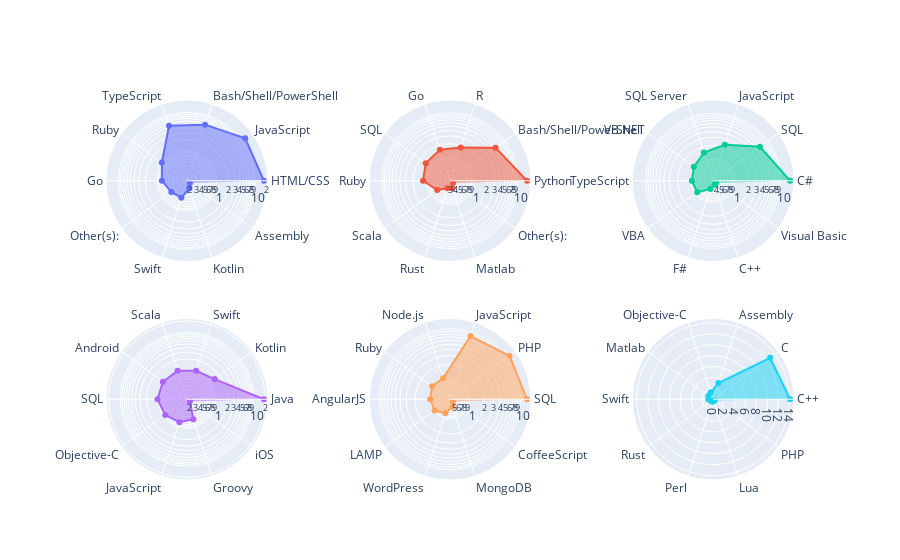

Here is the notebook cell this chart was saved with:
### Code cell
"""Plot the most significant programming languages for each user group"""

from plotly.subplots import make_subplots
import plotly.graph_objects as go

fig = make_subplots(rows=2, cols=3)
fig = make_subplots(
    rows=2, cols=3,
    specs=[[{"type": "polar"}, {"type": "polar"}, {"type": "polar"}],
           [{"type": "polar"}, {"type": "polar"}, {"type": "polar"}]],
)

for i in range(6):
    for_polar = types[i].nlargest(10)
    x = (i % 3 + 1)
    y = (int(i / 3) + 1)
    fig.add_trace(
        go.Scatterpolar(
            r=for_polar,
            theta=list(for_polar.index),
            fill='toself',
            mode="lines+markers+text",
            subplot="polar2"
        ),
        row=y, col=x
    )

#Apparently these can be formatted by 
subaxes = ["polar{}".format(i) if i != 0 else "polar" for i in range(6)]
fig.update_layout(
    {subax: dict(
        radialaxis=dict(
            visible=True,
            type="log"
        ),
    ) for subax in subaxes}
)

fig.update_layout(
    showlegend=False
)

fig.show()

### Figure 1 — Plotly figure (JSON) as saved in the notebook; plotly's stock layout.template omitted (floating-point values rounded to 4 significant figures)
{"data": [{"fill": "toself", "mode": "lines+markers+text", "r": [16.84, 12.55, 5.713, 5.339, 1.066, 0.7457, 0.528, 0.4842, 0.2697, 0.2089], "subplot": "polar", "theta": ["HTML/CSS", "JavaScript", "Bash/Shell/PowerShell", "TypeScript", "Ruby", "Go", "Other(s):", "Swift", "Kotlin", "Assembly"], "type": "scatterpolar"}, {"fill": "toself", "mode": "lines+markers+text", "r": [16.0, 5.453, 1.8, 1.594, 1.39, 1.189, 0.6669, 0.4444, 0.4403, 0.3563], "subplot": "polar2", "theta": ["Python", "Bash/Shell/PowerShell", "R", "Go", "SQL", "Ruby", "Scala", "Rust", "Matlab", "Other(s):"], "type": "scatterpolar"}, {"fill": "toself", "mode": "lines+markers+text", "r": [16.17, 6.167, 2.254, 1.483, 1.103, 0.9693, 0.8994, 0.5135, 0.4103, 0.4012], "subplot": "polar3", "theta": ["C#", "SQL", "JavaScript", "SQL Server", "VB.NET", "TypeScript", "VBA", "F#", "C++", "Visual Basic"], "type": "scatterpolar"}, {"fill": "toself", "mode": "lines+markers+text", "r": [18.65, 1.385, 1.062, 1.06, 1.047, 1.032, 0.876, 0.7513, 0.6171, 0.2167], "subplot": "polar4", "theta": ["Java", "Kotlin", "Swift", "Scala", "Android", "SQL", "Objective-C", "JavaScript", "Groovy", "iOS"], "type": "scatterpolar"}, {"fill": "toself", "mode": "lines+markers+text", "r": [13.57, 11.67, 8.406, 1.125, 1.123, 1.012, 0.9757, 0.8072, 0.5941, 0.4877], "subplot": "polar5", "theta": ["SQL", "PHP", "JavaScript", "Node.js", "Ruby", "AngularJS", "LAMP", "WordPress", "MongoDB", "CoffeeScript"], "type": "scatterpolar"}, {"fill": "toself", "mode": "lines+markers+text", "r": [14.1, 12.9, 3.11, 1.334, 1.065, 0.8897, 0.5013, 0.4576, 0.3909, 0.3583], "subplot": "polar6", "theta": ["C++", "C", "Assembly", "Objective-C", "Matlab", "Swift", "Rust", "Perl", "Lua", "PHP"], "type": "scatterpolar"}], "layout": {"autosize": true, "polar": {"angularaxis": {"type": "category"}, "domain": {"x": [0, 0.2889], "y": [0.575, 1]}, "radialaxis": {"autorange": true, "range": [-0.8234, 1.37], "type": "log", "visible": true}}, "polar2": {"angularaxis": {"type": "category"}, "domain": {"x": [0.3556, 0.6444], "y": [0.575, 1]}, "radialaxis": {"autorange": true, "range": [-0.5724, 1.328], "type": "log", "visible": true}}, "polar3": {"angularaxis": {"type": "category"}, "domain": {"x": [0.7111, 1], "y": [0.575, 1]}, "radialaxis": {"autorange": true, "range": [-0.5173, 1.33], "type": "log", "visible": true}}, "polar4": {"angularaxis": {"type": "category"}, "domain": {"x": [0, 0.2889], "y": [0, 0.425]}, "radialaxis": {"autorange": true, "range": [-0.8096, 1.416], "type": "log", "visible": true}}, "polar5": {"angularaxis": {"type": "category"}, "domain": {"x": [0.3556, 0.6444], "y": [0, 0.425]}, "radialaxis": {"autorange": true, "range": [-0.4204, 1.241], "type": "log", "visible": true}}, "polar6": {"angularaxis": {"type": "category"}, "domain": {"x": [0.7111, 1], "y": [0, 0.425]}, "radialaxis": {"autorange": true, "range": [0, 15.09], "type": "linear"}}, "showlegend": false}}
